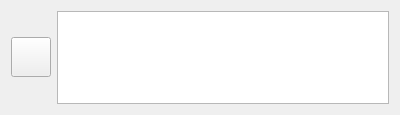
<?xml version="1.0" encoding="UTF-8"?>
<ui version="4.0">
 <class>Player</class>
 <widget class="QWidget" name="Player">
  <property name="geometry">
   <rect>
    <x>0</x>
    <y>0</y>
    <width>400</width>
    <height>115</height>
   </rect>
  </property>
  <property name="windowTitle">
   <string>Form</string>
  </property>
  <layout class="QHBoxLayout" name="horizontalLayout">
   <item>
    <widget class="QPushButton" name="playButton">
     <property name="maximumSize">
      <size>
       <width>40</width>
       <height>40</height>
      </size>
     </property>
     <property name="text">
      <string/>
     </property>
    </widget>
   </item>
   <item>
    <widget class="QTextEdit" name="infoEdit">
     <property name="maximumSize">
      <size>
       <width>16777215</width>
       <height>100</height>
      </size>
     </property>
    </widget>
   </item>
  </layout>
 </widget>
 <resources/>
 <connections>
  <connection>
   <sender>playButton</sender>
   <signal>clicked()</signal>
   <receiver>Player</receiver>
   <slot>onPlayClicked()</slot>
   <hints>
    <hint type="sourcelabel">
     <x>36</x>
     <y>59</y>
    </hint>
    <hint type="destinationlabel">
     <x>9</x>
     <y>7</y>
    </hint>
   </hints>
  </connection>
 </connections>
 <slots>
  <slot>onPlayClicked()</slot>
 </slots>
</ui>
